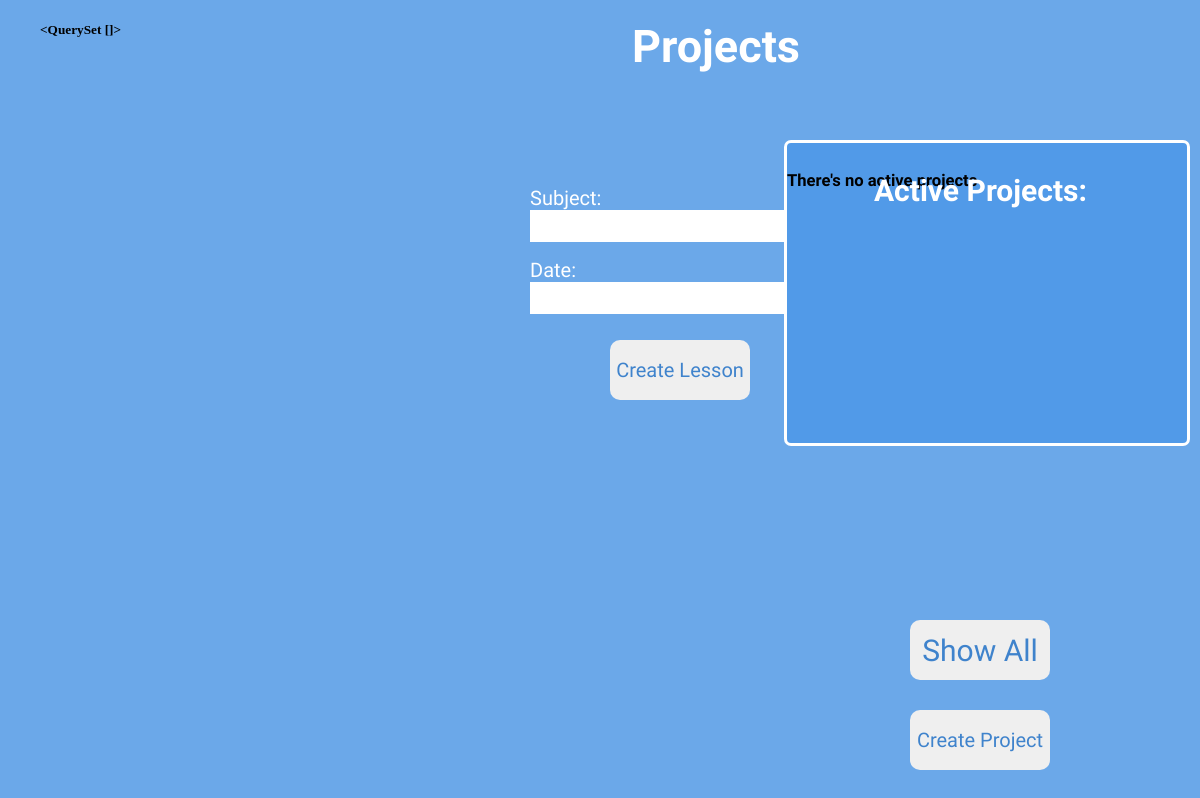
The page /teacher-pannel on the database as committed earlier.
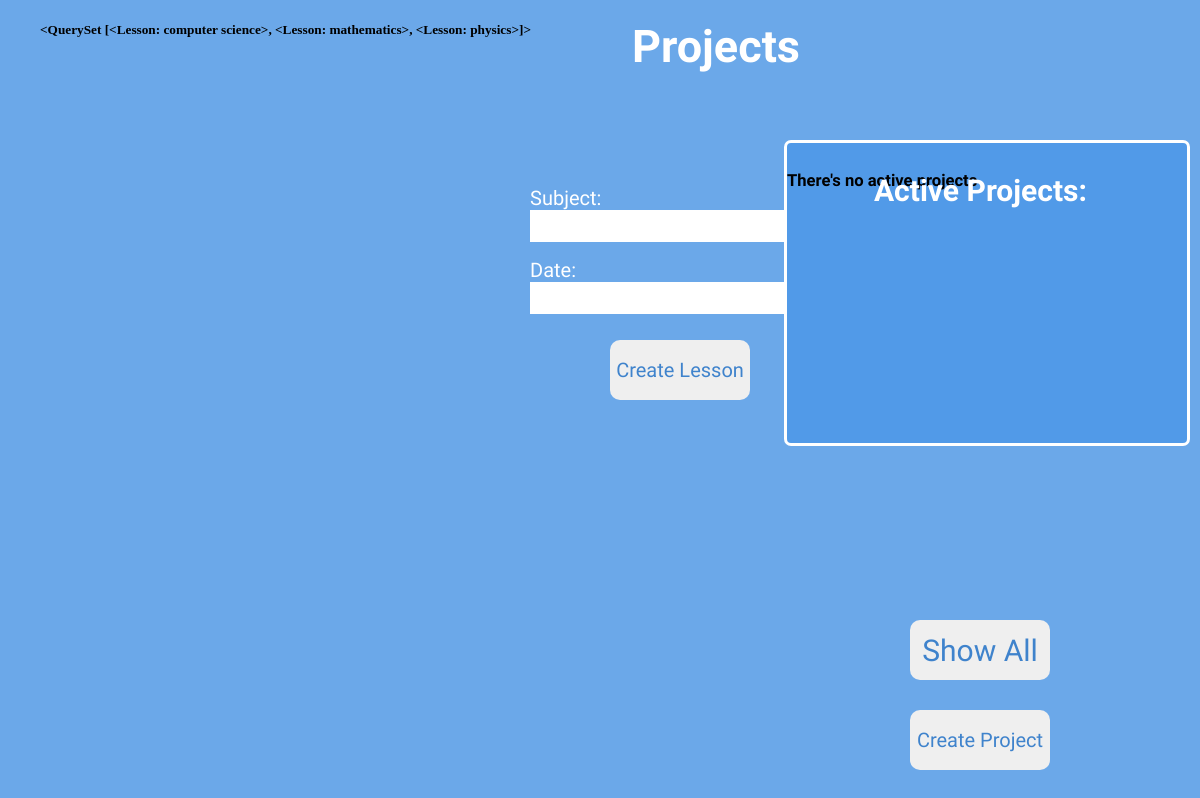
The same page on the database as committed later.
### frontend/models.py (models this page shows)
class Lesson(models.Model):
    subject = models.CharField(max_length=50)
    date = models.DateField()
    def __str__(self):
       return self.subject

### frontend/views.py (the view)
# urls.py: path('teacher-pannel', teacher_pannel, name='teacher_pannel'),
def teacher_pannel(request):
    all_lessons = Lesson.objects.all()
    if request.method =='POST':
        create_lesson = CreateLessonForm(request.POST)
        if create_project.is_valid:
            print('tu bedzie message')
    else:
        create_lesson = CreateLessonForm()
    return render(request, 'teacher_pannel.html', {'form':create_lesson, 'lessons': all_lessons})

### frontend/forms.py
class CreateLessonForm(forms.ModelForm):
    class Meta:
        model = Lesson
        fields = '__all__'

### frontend/templates/teacher_pannel.html (shortened to what this page needs)
{% load static %}
<!DOCTYPE html>
<html>
<head>
    <link rel="stylesheet" href="{% static 'frontend/style.css' %}" />
</head>
<body>
<h1 id="projects">Projects</h1>
<div id="project-form">
    <form action="." method="post">
        {{ form.as_p }}
        <input type="submit" value="Create Lesson">
    </form>
</div>
<div id="active-projects">
    <h3 id="header">Active Projects:</h3>
    {% if active_projects %}
    {% for active_project in active_projects %}
    <div id="names">
        <ul>
        <li><h5 class="project-name">{{ active_project.project_name }}</h5></li>
        </ul>
    </div>
    <div id="desc">
        <ul>
        <li><p class="project-desc">{{ active_project.description }}</p></li>
        </ul>
    </div>
    {% endfor %}
    {% else %}
    <h5>There's no active projects</h5>
    {% endif %}
</div>
<div id="lessons-today">
    <div id="lessons-name">
        <ul>
        <li><h5 class="lesson-name">{{ lessons }}</h5></li>
        </ul>
    </div>
</div>
<a href="{% url 'frontend:all_projects' %}"><button id="show">Show All</button></a>
<a href="{% url 'frontend:create_project' %}"><button id="create-project">Create Project</button></a>
</body>
</html>

Rows that differ between the two databases and show on the page:
added Lesson: subject.subject "<QuerySet [<Lesson: computer science>, <Lesson: mathematics>, <Lesson: physics>]>"
Other text that changed with them:
{{ lessons }}: "<QuerySet []>" → (not shown)
